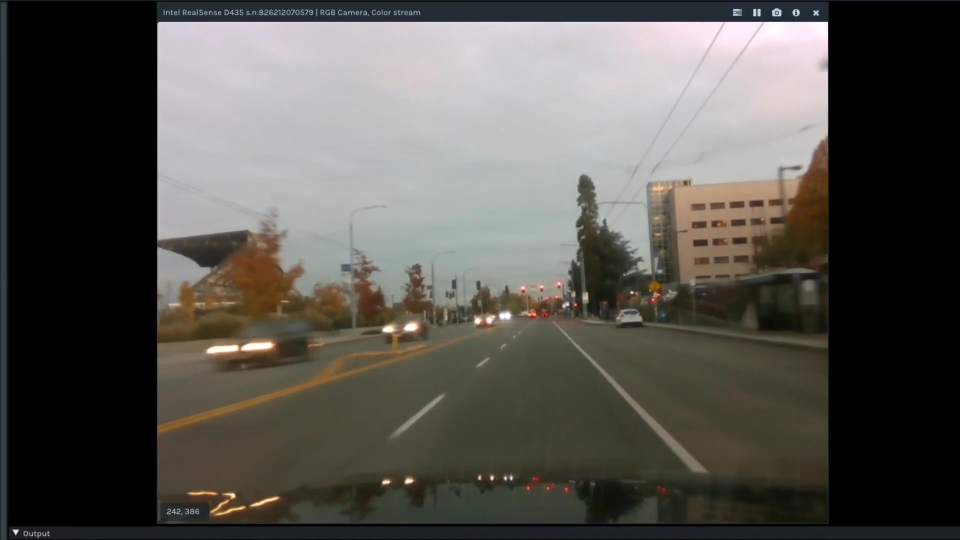
#> input picture dashcam_clear_conditions_picture.jpg, 1920 x 1080 px (shown at 1/2 size)
$ python image_detector.py
#> lines starting #> are read from the running program, lines starting #| are printed output that depends on the picture; after the words box and inside, x2 and y2 are one past the last pixel; in counts of white or black regions, pixels touching at a corner belong together
import argparse
import cv2
import numpy as np
from colorama import Fore

# Intro
print(Fore.BLUE + "Please check the README or pass in -h to see how to use options!")
print(Fore.RED + "Press ESC to Close all Windows")

# Variables to make colors simpler
green = (0, 255, 0)
red = (0, 0, 255)
kernel_size = (5, 5)
# Canny Thresholds
canny_low_thresh = 50
canny_high_thresh = 150

# Blob Detection, Not good. Even when messing with parameters could not detect lanes
# [15 lines left out: function blob_detection, not called in this run]


# Thresholds image to only show white and yellow objects
# DO NOT USE
def color_thresholding(gray_img, hsv_img, show_thresh):
    pass


def canny(blur_img, show_thresh):
    edges = cv2.Canny(blur_img, canny_low_thresh, canny_high_thresh)
    if show_thresh:
        cv2.imshow("Canny Detection", edges)

    img = region_of_interest(edges)
    if show_thresh:
        cv2.imshow("Canny Detection w/ Region of Interest", img)

    return img


def process_image(gray_img, options, imgs, show_thresh):
    processed_imgs = []

    threshed_img = threshold(options[0], gray_img, show_thresh)

    # Color thresholding is true
    if options[1]:
        processed_imgs.append(color_thresholding(imgs[0][0], imgs[0][1], show_thresh))
    # Canny Edge Detection is True
    if options[2]:
        processed_imgs.append(canny(imgs[1], show_thresh))

    # Bitwise And all Images
    for img in processed_imgs:
        threshed_img = cv2.bitwise_and(threshed_img, img)

    # Morphology is True
    if options[3]:
        threshed_img = morphology(threshed_img)

    return threshed_img


def threshold(method, gray_img, show_thresh):
    blur = cv2.GaussianBlur(gray_img, kernel_size, 0)
    if method == "Adaptive":
        # Adaptive Thresholding
        # Advanced Thresholding for Contours and Bounding Polygons
        threshed_img = cv2.adaptiveThreshold(
            blur, 255, cv2.ADAPTIVE_THRESH_GAUSSIAN_C, cv2.THRESH_BINARY, 11, 2
        )
    else:
        # Otsu's thresholding after Gaussian filtering
        # Different Thresholding Technique for Contours and Bounding Polygons
        ret, threshed_img = cv2.threshold(
            blur, 0, 255, cv2.THRESH_BINARY + cv2.THRESH_OTSU
        )

    if show_thresh:
        cv2.imshow(method + " Thresholding", threshed_img)

    return threshed_img


# Region of Interest
def region_of_interest(img):
    rows, cols = img.shape[:2]
    mask = np.zeros_like(img)

    left_bottom = [cols * 0.1, rows]
    right_bottom = [cols * 0.95, rows]
    left_top = [cols * 0.4, rows * 0.6]
    right_top = [cols * 0.6, rows * 0.6]

    vertices = np.array(
        [[left_bottom, left_top, right_top, right_bottom]], dtype=np.int32
    )

    if len(mask.shape) == 2:
        cv2.fillPoly(mask, vertices, 255)
    else:
        cv2.fillPoly(mask, vertices, (255,) * mask.shape[2])
    return cv2.bitwise_and(img, mask)


# Various morphing moethods to remove noise
def morphology(img):
    if show_thresh:
        cv2.imshow(method + " Thresholding with Color/Canny" + " Pre-Morphology", img)
    kernel = np.ones(kernel_size, np.uint8)
    morph_img = cv2.morphologyEx(img, cv2.MORPH_CLOSE, kernel)
    if show_thresh:
        cv2.imshow(method + " Thresholding with Color/Canny" + " Morphology", morph_img)
    return morph_img


def contours_detection(processed_img):
    # Finds contours and get the external one
    # Basically Forms an outline of image
    contours, hier = cv2.findContours(
        processed_img, cv2.RETR_EXTERNAL, cv2.CHAIN_APPROX_SIMPLE
    )
    image = cv2.pyrDown(cv2.imread(filename, cv2.IMREAD_UNCHANGED))
    # Using only contours to fill in Objects
    cv2.drawContours(image, contours, -1, green, thickness=cv2.FILLED)

    return [image, contours]


def bouding_polygons(img, filename):
    bounding_polygon = cv2.pyrDown(cv2.imread(filename, cv2.IMREAD_UNCHANGED))
    contours = contours_detection(img)[1]

    for cnt in contours:
        # calculate epsilon base on contour's perimeter
        # contour's perimeter is returned by cv2.arcLength
        epsilon = 0.01 * cv2.arcLength(cnt, True)
        # get approx polygons
        approx = cv2.approxPolyDP(cnt, epsilon, True)
        # draw approx polygons
        perimeter = cv2.arcLength(cnt, True)
        x, y, w, h = cv2.boundingRect(cnt)
        if perimeter > 35 and w > 12 and h > 10:
            cv2.drawContours(
                bounding_polygon, [approx], -1, green, thickness=cv2.FILLED
            )

    return bounding_polygon


# [12 lines left out: function convex_hull, not called in this run]


if __name__ == "__main__":
    # ArgParse
    print(Fore.WHITE)
    parser = argparse.ArgumentParser(description="Detecting Lanes in various methods")
    parser.add_argument(
        "-image",
        dest="Image Path",
        default="False",
        help="What image to run detection on",
    )
    parser.add_argument(
        "-blob",
        action="store_true",
        default=False,
        help="Outputs the Result of Blob Detection",
    )
    parser.add_argument(
        "-otsu",
        action="store_true",
        default=False,
        help="Whether to Use Otsu Thresholding instead of Adaptive",
    )
    parser.add_argument(
        "--show-thresh",
        action="store_true",
        default=False,
        help="Whether to Show Thresholding Images",
    )
    parser.add_argument(
        "-contour",
        action="store_true",
        default=False,
        help="Outputs the result of Contour Detection (Default True)",
    )
    parser.add_argument(
        "--bounding-polygon",
        action="store_false",
        default=True,
        help="Outputs the result of Using a Bounding Polygon",
    )
    parser.add_argument(
        "--convex-hull",
        action="store_true",
        default=False,
        help="Outputs the Result of the Convex Hull Method",
    )
    parser.add_argument(
        "-color",
        action="store_true",
        default=False,
        help="Runs the Detection With Color Thresholding for White and Yellow. (CURRENTLY UNIMPLEMENTED)",
    )
    parser.add_argument(
        "-morph",
        action="store_false",
        default=True,
        help="Run the Morphology Methods (Currently only Close) (Default True)",
    )
    parser.add_argument(
        "-canny",
        action="store_false",
        default=True,
        help="Runs the Detection With Canny Edge Detection for White and Yellow (Default True)",
    )
    parser.add_argument(
        "-all",
        action="store_true",
        default=False,
        help="Run Contour, Blob, Convex Hull, and Bounding Polygon Detection. Does not change any Thresholding Values.",
    )
    args = vars(parser.parse_args())
    # read image using command line arguement
    if args["Image Path"] != "False":
        filename = args["Image Path"]
    else:
        # Default of no command line arguement
        filename = "dashcam_clear_conditions_picture.jpg"
    # Show Threshold option
    show_thresh = args["show_thresh"]
    if args["otsu"]:
        method = "Otsu"
    else:
        method = "Adaptive"
    # Make images that are needed
    original_image = cv2.pyrDown(cv2.imread(filename, cv2.IMREAD_UNCHANGED))
    gray_image = cv2.cvtColor(original_image, cv2.COLOR_BGR2GRAY)
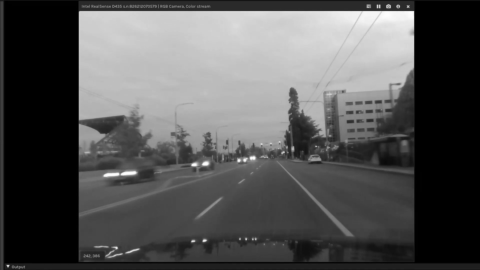
#> gray_image: shape (540, 960) (shown at 1/2 size); min 0, max 254, mean 84.2
    hsv_image = cv2.cvtColor(original_image, cv2.COLOR_BGR2HSV)
#> hsv_image: shape (540, 960, 3); mean H, S, V 46.4, 37.1, 88.3
    cv2.imshow("Original Image", original_image)

    # Get image after all thresholding and image detection
    image = process_image(
        gray_image,
        (method, args["color"], args["canny"], args["morph"]),
        ((gray_image, hsv_image), cv2.GaussianBlur(gray_image, kernel_size, 0)),
        show_thresh,
    )
#> in threshold, `threshed_img = cv2.adaptiveThreshold( blur, 255, cv2.ADAPTIVE_THRESH_G..`:
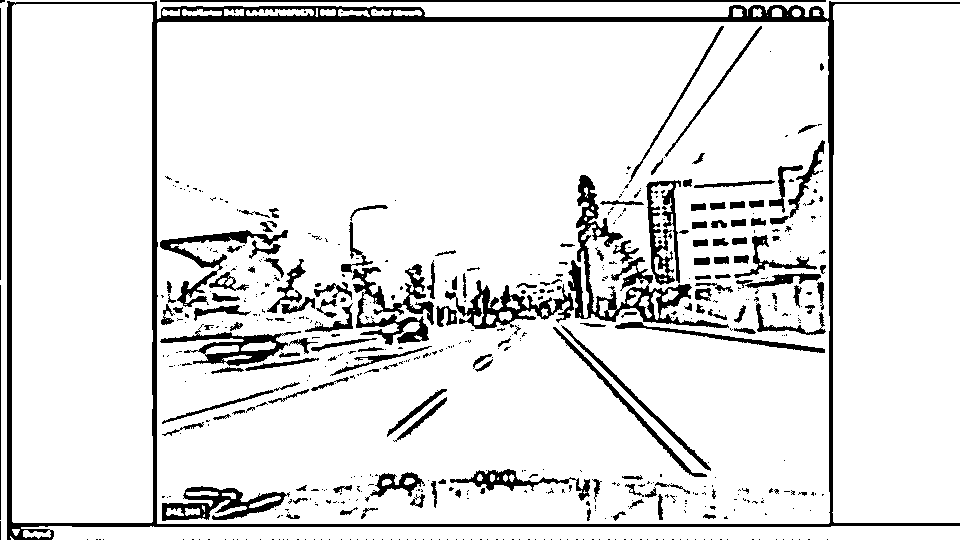
#> threshed_img: shape (540, 960); 89.4% white; 559 black regions (407 under 20 px), largest, box (x1, y1, x2, y2) and area: (7, 1, 960, 540) 16572, (568, 175, 729, 328) 4098, (352, 264, 434, 345) 2364
#> in canny, `edges = cv2.Canny(blur_img, canny_low_thresh, canny_high_thresh)`:
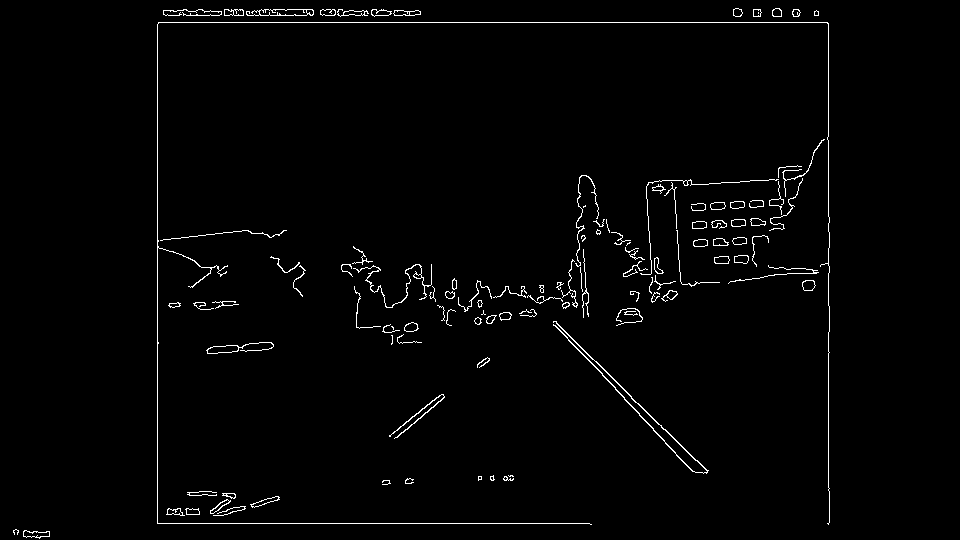
#> edges: shape (540, 960); 1.7% white in thin lines or dots, all inside (x1, y1, x2, y2) = (13, 8, 830, 539)
#> in region_of_interest, `cv2.fillPoly(mask, vertices, 255)`:
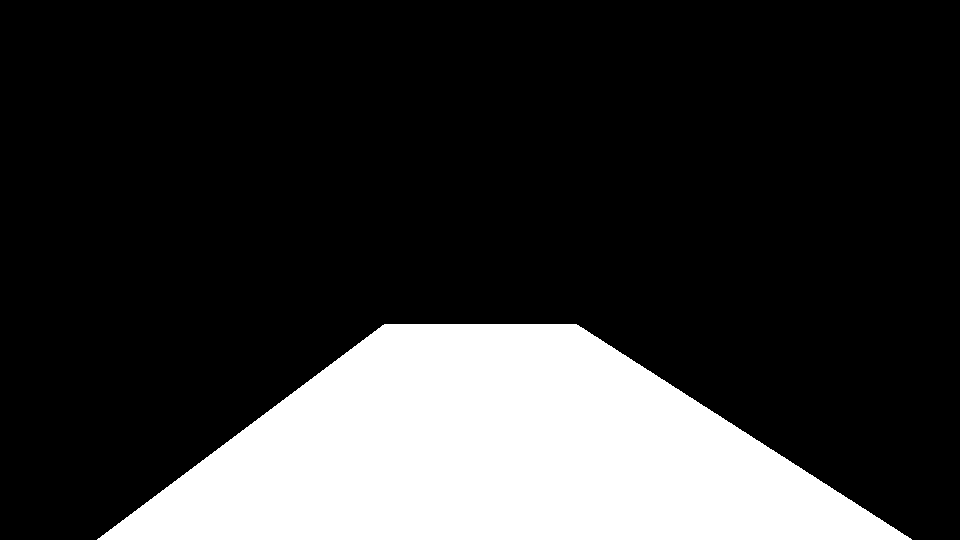
#> mask: shape (540, 960); 21% white; 1 white region, box (x1, y1, x2, y2) and area: (97, 324, 912, 540) 108960
#> the loop in process_image, `for img in processed_imgs:` made 1 pass
#> in morphology, `morph_img = cv2.morphologyEx(img, cv2.MORPH_CLOSE, kernel)`:
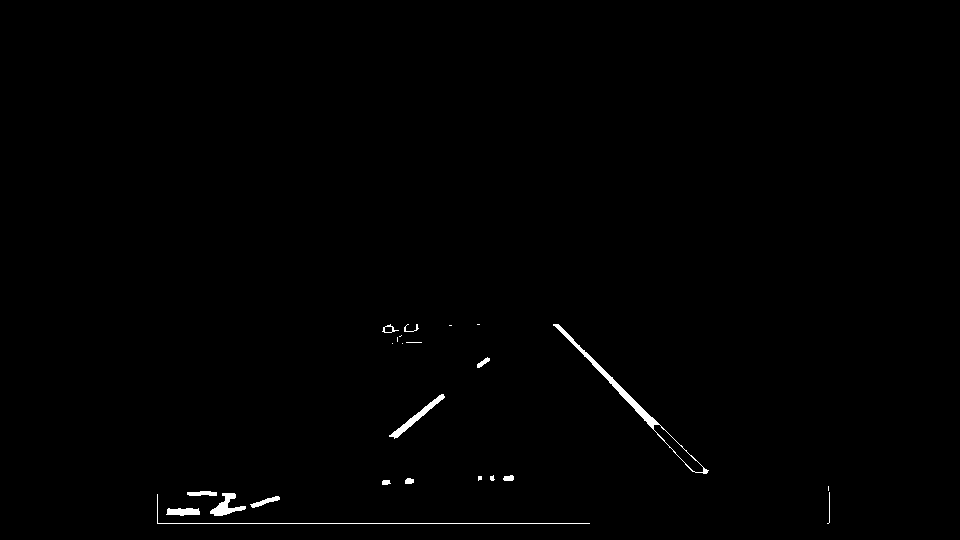
#> morph_img: shape (540, 960); 0.58% white; 24 white regions (9 under 20 px)

    check_mark = u"\u2713"
    cross_mark = u"\u2717"

    # Message with what Images are loaded
    print(Fore.GREEN + "Showing Images...")
    print(Fore.GREEN + "Image: " + filename)
    print(Fore.GREEN + "Thresholding:")
    print(Fore.GREEN + "    Method: " + method)
    message = "    Show Thresholded Image? "
    if show_thresh:
        print(Fore.GREEN + message + Fore.LIGHTMAGENTA_EX + check_mark)
    else:
        print(Fore.GREEN + message + Fore.WHITE + cross_mark)
    message = "    Color Thresholding? "
    if args["color"]:
        print(Fore.GREEN + message + Fore.LIGHTMAGENTA_EX + check_mark)
    else:
        print(Fore.GREEN + message + Fore.WHITE + cross_mark)
    message = "    Canny Edge Detection? "
    if args["canny"]:
        print(Fore.GREEN + message + Fore.LIGHTMAGENTA_EX + check_mark)
    else:
        print(Fore.GREEN + message + Fore.WHITE + cross_mark)
    message = "    Morphology? "
    if args["morph"]:
        print(Fore.GREEN + message + Fore.LIGHTMAGENTA_EX + check_mark)
    else:
        print(Fore.GREEN + message + Fore.WHITE + cross_mark)

    print(Fore.GREEN + "Methods:")

    # If '-all' is passed
    if args["all"]:
        args["blob"] = True
        args["contour"] = True
        args["bounding_polygon"] = True
        args["convex_hull"] = True

    # Blob Detection
    message = "    Blob Detection"
    if args["blob"]:
        blob_detection(gray_image)
        print(Fore.GREEN + message + " " + Fore.LIGHTMAGENTA_EX + check_mark)
    else:
        print(Fore.GREEN + message + " " + Fore.WHITE + cross_mark)

    # Detection Methods
    message = "    Contour Detection"
    if args["contour"]:
        image = contours_detection(image)[0]
        cv2.imshow("Contours w/ " + method + " Thresholding", image)
        image = process_image(
            gray_image,
            (method, args["color"], args["canny"], args["morph"]),
            ((gray_image, hsv_image), cv2.GaussianBlur(gray_image, kernel_size, 0)),
            show_thresh,
        )
        print(Fore.GREEN + message + " " + Fore.LIGHTMAGENTA_EX + check_mark)
    else:
        print(Fore.GREEN + message + " " + Fore.WHITE + cross_mark)

    message = "    Bouding Polygon Method"
    if args["bounding_polygon"]:
        image = bouding_polygons(image, filename)
#> in contours_detection, `contours, hier = cv2.findContours( processed_img, cv2.RETR_EXTERNAL, c..`: contours = 24 contours, 13 with area under 20; largest, box (x1, y1, x2, y2) and area: (553, 324, 709, 474) 1266, (389, 394, 445, 439) 331, (210, 493, 246, 516) 292, (166, 508, 200, 516) 176, (250, 496, 280, 508) 100
#> in contours_detection, `cv2.drawContours(image, contours, -1, green, thickness=cv2.FILLED)`:
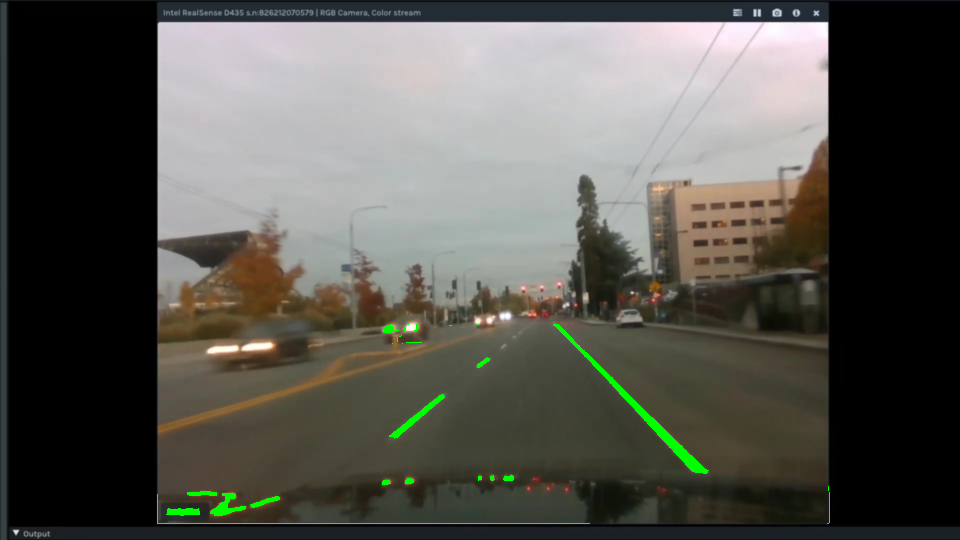
#> image: shape (540, 960, 3); mean B, G, R 78.5, 85.1, 85.6
#> the loop in bouding_polygons, `for cnt in contours: # calculate epsilon base on contour's perimeter #..` made 24 passes
#> (epsilon, perimeter, x, y, w, h) on passes 1, 2, 4, 6, 8, 9, 10, 11: (0.796, 79.56, 166, 508, 34, 8), (0.689, 68.87, 250, 496, 30, 12), (1.24, 124.2, 210, 493, 36, 23), (0.651, 65.07, 187, 491, 30, 5), (0.222, 22.24, 382, 480, 9, 5), (0.237, 23.66, 405, 478, 9, 6), (0.134, 13.41, 478, 476, 4, 5), (0.271, 27.07, 503, 475, 11, 6)
#> after the loop in bouding_polygons, `for cnt in contours:`:
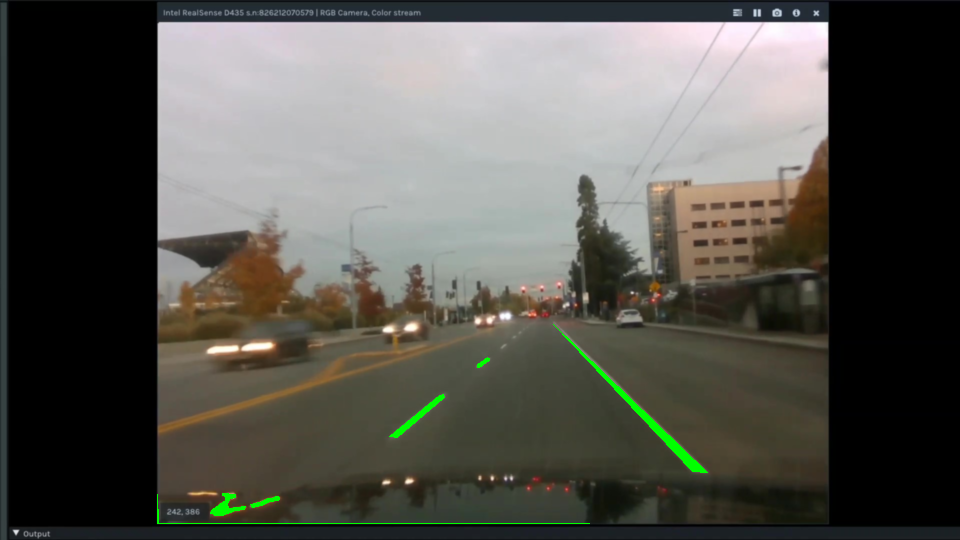
#> bounding_polygon: shape (540, 960, 3); mean B, G, R 78.7, 84.9, 85.9
        cv2.imshow("Bounding Box " + method + " Thresholding", image)
        image = process_image(
            gray_image,
            (method, args["color"], args["canny"], args["morph"]),
            ((gray_image, hsv_image), cv2.GaussianBlur(gray_image, kernel_size, 0)),
            show_thresh,
        )
#> the loop in process_image (call 2), `for img in processed_imgs:` made 1 pass
        print(Fore.GREEN + message + " " + Fore.LIGHTMAGENTA_EX + check_mark)
    else:
        print(Fore.GREEN + message + " " + Fore.WHITE + cross_mark)

    message = "    Convex Hull Method"
    if args["convex_hull"]:
        image = convex_hull(image, filename)
        cv2.imshow("Convex Hull Otsu Thresholding", image)
        image = process_image(
            gray_image,
            (method, args["color"], args["canny"], args["morph"]),
            ((gray_image, hsv_image), cv2.GaussianBlur(gray_image, kernel_size, 0)),
            show_thresh,
        )
        print(Fore.GREEN + message + " " + Fore.LIGHTMAGENTA_EX + check_mark)
    else:
        print(Fore.GREEN + message + " " + Fore.WHITE + cross_mark)

    # Press ESC to exit
    ESC = 27
    while True:
        keycode = cv2.waitKey()
#> (key Esc is pressed here)
        if keycode != -1:
            if keycode == ESC:
                break
    print(Fore.YELLOW + "Closing Windows...")
    cv2.destroyAllWindows()

$ run again, with lane-test.jpg copied over dashcam_clear_conditions_picture.jpg
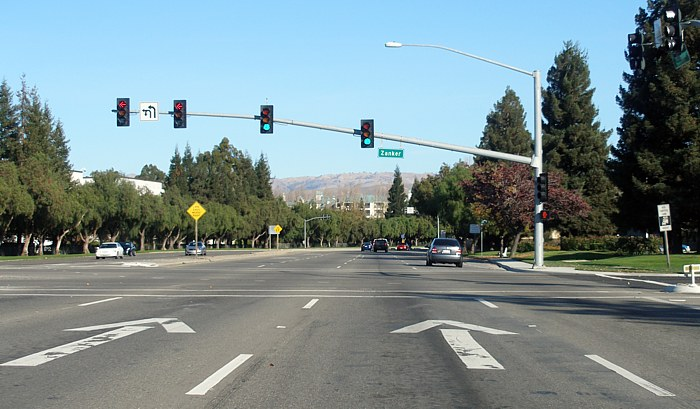
#> input picture lane-test.jpg, 700 x 409 px
#> hsv_image: shape (205, 350, 3); mean H, S, V 61.9, 55, 150.4
#> in threshold, `threshed_img = cv2.adaptiveThreshold( blur, 255, cv2.ADAPTIVE_THRESH_G..`:
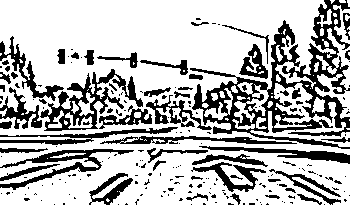
#> threshed_img: shape (205, 350); 71.6% white; 205 black regions (151 under 20 px), largest, box (x1, y1, x2, y2) and area: (190, 0, 350, 149) 6611, (40, 69, 143, 131) 1862, (0, 149, 134, 190) 1170
#> edges: shape (205, 350); 8% white in thin lines or dots
#> mask: shape (205, 350); 21% white; 1 white region, box (x1, y1, x2, y2) and area: (36, 123, 332, 205) 15078
#> the loop in process_image, `for img in processed_imgs:` made 1 pass
#> morph_img: shape (205, 350); 1.4% white; 14 white regions (5 under 20 px)
#> in contours_detection, `contours, hier = cv2.findContours( processed_img, cv2.RETR_EXTERNAL, c..`: contours = 14 contours, 7 with area under 20; largest, box (x1, y1, x2, y2) and area: (195, 159, 260, 185) 532, (93, 177, 127, 198) 152, (133, 123, 181, 129) 115, (207, 146, 226, 151) 33, (240, 147, 249, 155) 28, (152, 149, 175, 155) 21, (203, 124, 216, 131) 20
#> image: shape (205, 350, 3); mean B, G, R 139.7, 141.7, 120
#> the loop in bouding_polygons, `for cnt in contours: # calculate epsilon base on contour's perimeter #..` made 14 passes
#> (epsilon, perimeter, x, y, w, h) on passes 2, 3, 4, 6, 7, 8, 10, 11: (0.843, 84.33, 93, 177, 34, 21), (0.297, 29.66, 85, 161, 12, 6), (1.89, 189.1, 195, 159, 65, 26), (0.493, 49.31, 152, 149, 23, 6), (0.271, 27.07, 240, 147, 9, 8), (0.428, 42.83, 207, 146, 19, 5), (0, 0, 201, 129, 1, 1), (0.357, 35.66, 203, 124, 13, 7)
#> after the loop in bouding_polygons, `for cnt in contours:`:
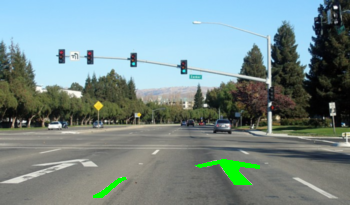
#> bounding_polygon: shape (205, 350, 3); mean B, G, R 140.5, 141, 120.8
#> the loop in process_image (call 2), `for img in processed_imgs:` made 1 pass
